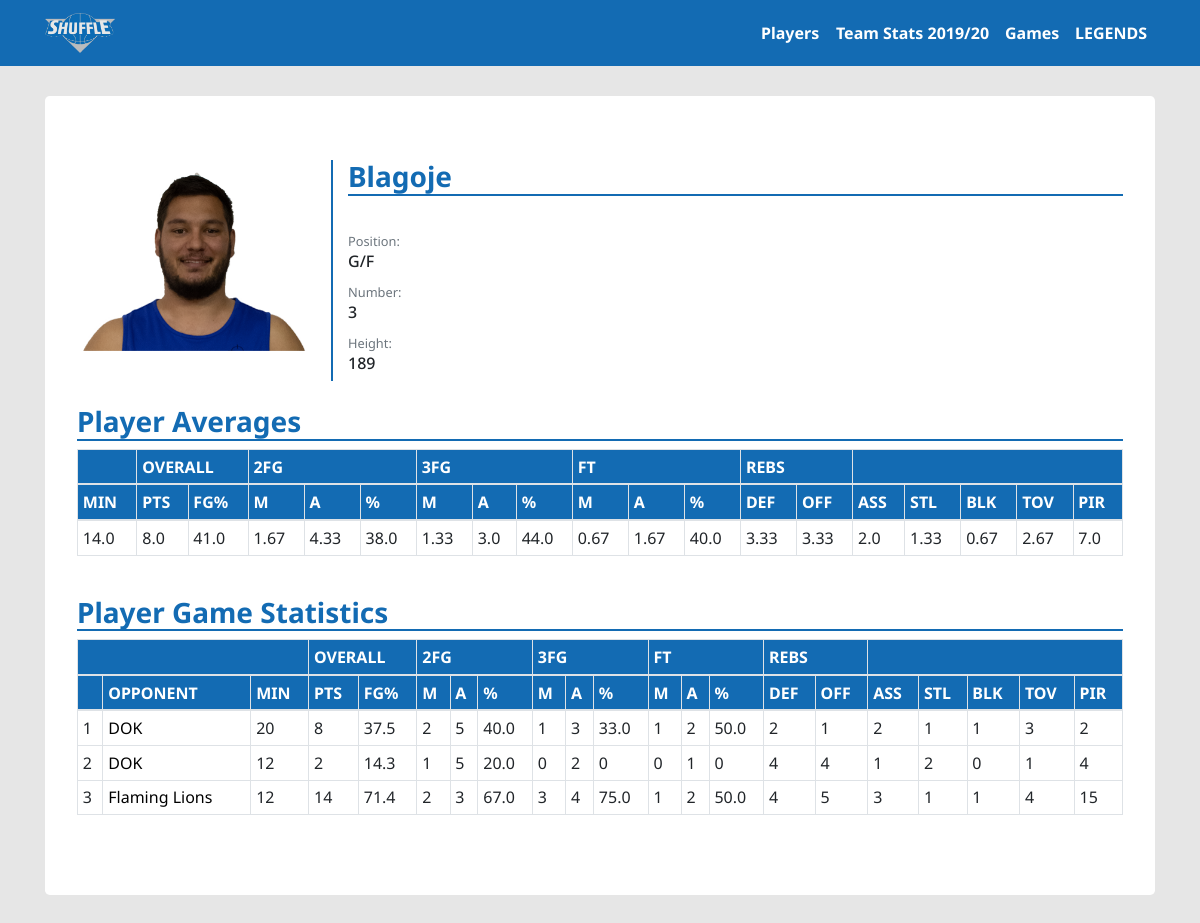
/blagoje/, run on an earlier commit of the app's database.
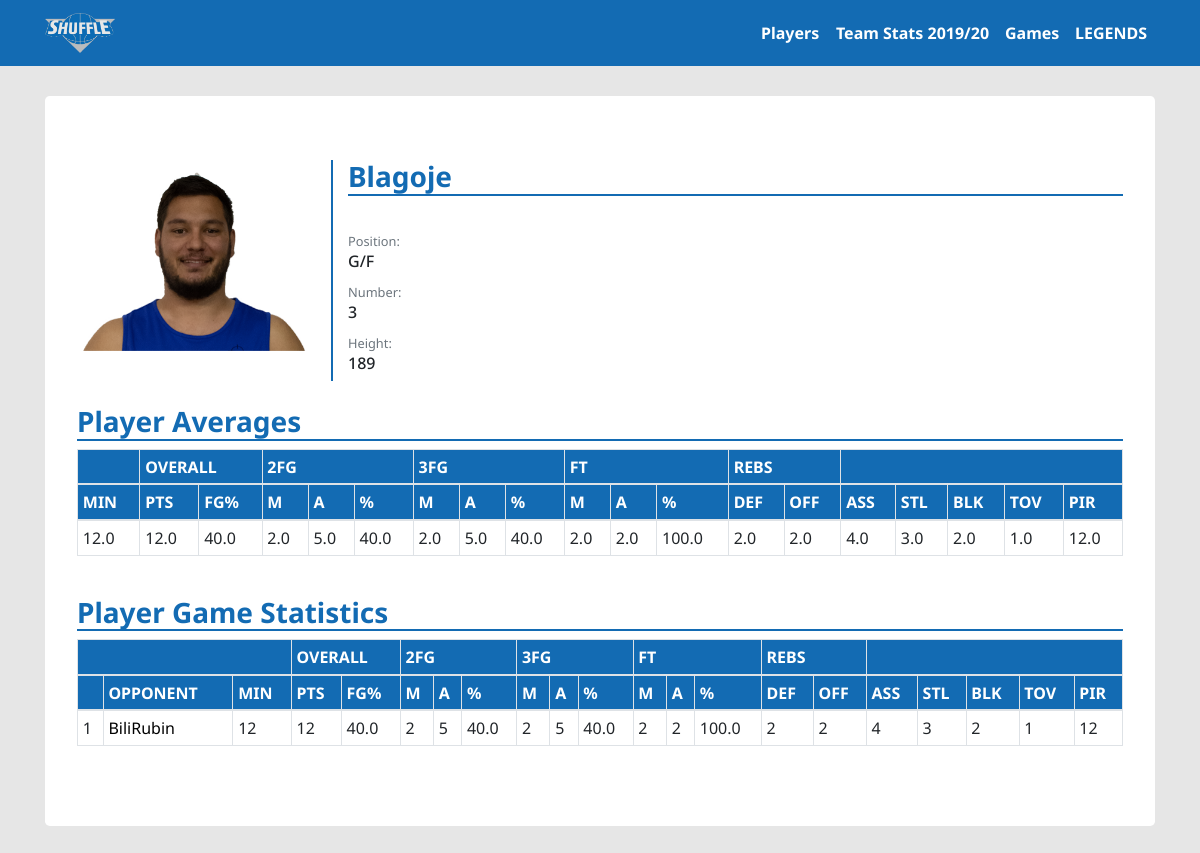
And on a later commit of the database.
### team/models.py (models this page shows, shortened)
class Player(models.Model):
    name = models.CharField(max_length=40)
    number = models.IntegerField()
    height = models.IntegerField()
    position = models.CharField(max_length=20)
    image = models.ImageField()
    current = models.BooleanField(default=True)
    avg_min = models.FloatField(editable=False, default=0)
    avg_pts = models.FloatField(editable=False, default=0)
    avg_off_reb = models.FloatField(editable=False, default=0)
    avg_def_reb = models.FloatField(editable=False, default=0)
    avg_tot_reb = models.FloatField(editable=False, default=0)
    avg_ass = models.FloatField(editable=False, default=0)
    avg_stl = models.FloatField(editable=False, default=0)
    avg_blk = models.FloatField(editable=False, default=0)
    avg_tos = models.FloatField(editable=False, default=0)
    avg_ft = models.FloatField(editable=False, default=0)
    avg_2fg = models.FloatField(editable=False, default=0)
    avg_2fgm = models.FloatField(editable=False, default=0)
    avg_2fga = models.FloatField(editable=False, default=0)
    avg_3fgm = models.FloatField(editable=False, default=0)
    avg_3fga = models.FloatField(editable=False, default=0)
    avg_ftm = models.FloatField(editable=False, default=0)
    avg_fta = models.FloatField(editable=False, default=0)
    avg_3fg = models.FloatField(editable=False, default=0)
    avg_fg = models.FloatField(editable=False, default=0)
    avg_pir = models.FloatField(editable=False, default=0)
    slug = models.SlugField(unique=True, editable=False)

class GameStats(models.Model):
    player = models.ForeignKey(Player, related_name='gamestats', on_delete=models.CASCADE)
    game = models.ForeignKey(Game, on_delete=models.CASCADE)
    season = models.CharField(default='2019/20', max_length=20)
    minutes = models.IntegerField()
    off_rebounds = models.IntegerField()
    def_rebounds = models.IntegerField()
    assists = models.IntegerField()
    steals = models.IntegerField()
    blocks = models.IntegerField()
    tos = models.IntegerField()
    fg2m = models.IntegerField()
    fg2a = models.IntegerField()
    fg3m = models.IntegerField()
    fg3a = models.IntegerField()
    ftm = models.IntegerField()
    fta = models.IntegerField()
    @cached_property
    def points(self):
        return self.fg2m * 2 + self.fg3m * 3 + self.ftm
    @cached_property
    def pir(self):
        return 2 * self.fg2m + 3 * self.fg3m + self.ftm + self.def_rebounds + self.off_rebounds + self.assists + \
               self.steals + self.blocks - self.tos - self.fg2a - self.fg3a - self.fta
    @cached_property
    def avg_2fg(self):
        if self.fg2m == 0:
            return 0
        else:
            return round(float(self.fg2m) / float(self.fg2a), 2) * 100
    @cached_property
    def avg_3fg(self):
        if self.fg3m == 0:
            return 0
        else:
            return round(float(self.fg3m) / float(self.fg3a), 2) * 100
    @cached_property
    def avg_fg(self):
        if self.fg2m == 0:
            if self.fg3m == 0:
                return 0
        else:
            return round(float(self.fg2m + self.fg3m) / float(self.fg2a + self.fg3a) * 100, 1)
    @cached_property
    def ft(self):
        if self.ftm == 0:
            return 0
        else:
            return round(float(self.ftm) / float(self.fta), 2) * 100

class Game(models.Model):
    home = models.ForeignKey(Team, related_name='home_team', on_delete=models.CASCADE)
    away = models.ForeignKey(Team, related_name='away_team', on_delete=models.CASCADE)
    home_score = models.IntegerField()
    away_score = models.IntegerField()
    season = models.CharField(default='2019/20', max_length=10)
    @cached_property
    def opponent(self):
        if self.home.name == 'Shuffle':
            return self.away.name
        else:
            return self.away.name

class Team(models.Model):
    name = models.CharField(max_length=50)
    logo = models.ImageField()

### team/views.py (the view)
# urls.py: path('<slug:slug>/', views.PlayerDetailView.as_view(), name='detail'),
class PlayerDetailView(generic.DetailView):
    model = Player
    template_name = 'team/detail.html'

### team/templates/team/detail.html (shortened to what this page needs)
{% extends 'team/base.html' %}
{% load static %}
{% block body %}
<div class="container">
    <div class="jumbotron">
        <div class="row">
            <div class="col-md-3 animated flipInY slow">
                <img class="img-fluid details-img" src="{{ player.image.url }}">
            </div>
            <div class="col-md-9 details">
                <h3 class="details-name animated flipInX slow">{{ player.name }}</h3><br>
                <small class="text-muted">Position:</small><br>
                <h6>{{ player.position }}</h6>
                <small class="text-muted">Number:</small><br>
                <h6>{{ player.number }}</h6>
                <small class="text-muted">Height:</small><br>
                <h6>{{ player.height }}</h6>
            </div>
        </div>
        <br>
        <h3 class="details-name" style="font-weight: bold">Player Averages</h3>
        <div class="table-responsive">
                <table class="table table-bordered table-hover table-sm sortable" id="myTable">
                  <thead>
                    <tr>
                      <th scope="col" colspan="1"></th>
                      <th scope="col" colspan="2">OVERALL</th>
                      <th scope="col" colspan="3">2FG</th>
                      <th scope="col" colspan="3">3FG</th>
                      <th scope="col" colspan="3">FT</th>
                      <th scope="col" colspan="2">REBS</th>
                      <th scope="col" colspan="5"></th>
                    </tr>
                  </thead>
                  <thead>
                    <tr>
                      <th scope="col" data-firstsort="desc">MIN</th>
                      <th scope="col" data-firstsort="desc">PTS</th>
                      <th scope="col" data-firstsort="desc">FG%</th>
                      <th scope="col" data-firstsort="desc">M</th>
                      <th scope="col" data-firstsort="desc">A</th>
                      <th scope="col" data-firstsort="desc">%</th>
                      <th scope="col" data-firstsort="desc">M</th>
                      <th scope="col" data-firstsort="desc">A</th>
                      <th scope="col" data-firstsort="desc">%</th>
                      <th scope="col" data-firstsort="desc">M</th>
                      <th scope="col" data-firstsort="desc">A</th>
                      <th scope="col" data-firstsort="desc">%</th>
                      <th scope="col" data-firstsort="desc">DEF</th>
                      <th scope="col" data-firstsort="desc">OFF</th>
                      <th scope="col" data-firstsort="desc">ASS</th>
                      <th scope="col" data-firstsort="desc">STL</th>
                      <th scope="col" data-firstsort="desc">BLK</th>
                      <th scope="col" data-firstsort="desc">TOV</th>
                      <th scope="col" data-firstsort="desc">PIR</th>
                    </tr>
                  </thead>
                  <tbody>
                    <tr>
                      <td>{{ player.avg_min }}</td>
                      <td>{{ player.avg_pts }}</td>
                      <td>{{ player.avg_fg }}</td>
                      <td>{{ player.avg_2fgm }}</td>
                      <td>{{ player.avg_2fga }}</td>
                      <td>{{ player.avg_2fg }}</td>
                      <td>{{ player.avg_3fgm }}</td>
                      <td>{{ player.avg_3fga }}</td>
                      <td>{{ player.avg_3fg }}</td>
                      <td>{{ player.avg_ftm }}</td>
                      <td>{{ player.avg_fta }}</td>
                      <td>{{ player.avg_ft }}</td>
                      <td>{{ player.avg_def_reb }}</td>
                      <td>{{ player.avg_off_reb }}</td>
                      <td>{{ player.avg_ass }}</td>
                      <td>{{ player.avg_stl }}</td>
                      <td>{{ player.avg_blk }}</td>
                      <td>{{ player.avg_tos }}</td>
                      <td>{{ player.avg_pir }}</td>
                    </tr>
                  </tbody>
                </table>
            </div>
        <br>
        <h3 class="details-name" style="font-weight: bold">Player Game Statistics</h3>
        <div class="table-responsive">
                <table class="table table-bordered table-hover table-sm sortable">
                  <thead>
                    <tr>
                      <th colspan="3"></th>
                      <th colspan="2">OVERALL</th>
                      <th colspan="3">2FG</th>
                      <th colspan="3">3FG</th>
                      <th colspan="3">FT</th>
                      <th colspan="2">REBS</th>
                      <th colspan="5"></th>
                    </tr>
                  </thead>
                  <thead>
                    <tr>
                      <th scope="col" data-firstsort="desc"></th>
                      <th scope="col" data-firstsort="desc">OPPONENT</th>
                      <th scope="col" data-firstsort="desc">MIN</th>
                      <th scope="col" data-firstsort="desc">PTS</th>
                      <th scope="col" data-firstsort="desc">FG%</th>
                      <th scope="col" data-firstsort="desc">M</th>
                      <th scope="col" data-firstsort="desc">A</th>
                      <th scope="col" data-firstsort="desc">%</th>
                      <th scope="col" data-firstsort="desc">M</th>
                      <th scope="col" data-firstsort="desc">A</th>
                      <th scope="col" data-firstsort="desc">%</th>
                      <th scope="col" data-firstsort="desc">M</th>
                      <th scope="col" data-firstsort="desc">A</th>
                      <th scope="col" data-firstsort="desc">%</th>
                      <th scope="col" data-firstsort="desc">DEF</th>
                      <th scope="col" data-firstsort="desc">OFF</th>
                      <th scope="col" data-firstsort="desc">ASS</th>
                      <th scope="col" data-firstsort="desc">STL</th>
                      <th scope="col" data-firstsort="desc">BLK</th>
                      <th scope="col" data-firstsort="desc">TOV</th>
                      <th scope="col" data-firstsort="desc">PIR</th>
                    </tr>
                  </thead>
                  <tbody>
                  {% for game in  player.gamestats.all %}
                    <tr>
                      <td>{{ forloop.counter }}</td>
                      <td><a class="stats-link" href="{% url 'team:game-stats' game.game.pk %}">{{ game.game.opponent }}</a></td>
                      <td>{{ game.minutes }}</td>
                      <td>{{ game.points }}</td>
                      <td>{{ game.avg_fg }}</td>
                      <td>{{ game.fg2m }}</td>
                      <td>{{ game.fg2a }}</td>
                      <td>{{ game.avg_2fg }}</td>
                      <td>{{ game.fg3m }}</td>
                      <td>{{ game.fg3a }}</td>
                      <td>{{ game.avg_3fg }}</td>
                      <td>{{ game.ftm }}</td>
                      <td>{{ game.fta }}</td>
                      <td>{{ game.ft }}</td>
                      <td>{{ game.def_rebounds }}</td>
                      <td>{{ game.off_rebounds }}</td>
                      <td>{{ game.assists }}</td>
                      <td>{{ game.steals }}</td>
                      <td>{{ game.blocks }}</td>
                      <td>{{ game.tos }}</td>
                      <td>{{ game.pir }}</td>
                    </tr>
                  {% endfor %}
                  </tbody>
                </table>
            </div>
    </div>
</div>
{% endblock %}

### team/templates/team/base.html (shortened to what this page needs)
<!doctype html>
{% load static %}
<html lang="en">
  <head>
    <link href="https://unpkg.com/aos@2.3.1/dist/aos.css" rel="stylesheet">
    <link rel="stylesheet" href="https://cdnjs.cloudflare.com/ajax/libs/animate.css/3.7.2/animate.min.css">
    <link href="{% static 'team/css/hamburgers.css' %}" rel="stylesheet">
    <link rel="stylesheet" type="text/css" href="https://unpkg.com/font-awesome@4.7.0/css/font-awesome.min.css">
    <link rel="stylesheet" type="text/css" href="https://cdnjs.cloudflare.com/ajax/libs/baguettebox.js/1.8.1/baguetteBox.min.css">
    <link rel="stylesheet" type="text/css" href="static/gallery-grid.css">
    <link rel="stylesheet" href="https://stackpath.bootstrapcdn.com/bootstrap/4.3.1/css/bootstrap.min.css">
    <link rel="stylesheet" type="text/css" href="{% static 'team/css/style.css' %}">
  </head>
  <body>
    <nav class="navbar navbar-expand-lg navbar-dark fixed-top">
      <div class="container">
        <a class="navbar-brand" href="{% url 'team:index' %}">
          <img src="{% static 'team/docs/logo.png' %}" class="d-inline-block align-top" width="70" height="40" alt="Shuffle logo">
        </a>
        <div class="collapse navbar-collapse" id="navbarSupportedContent22">
          <ul class="navbar-nav ml-auto">
            <li class="nav-item active">
              <a class="nav-link hvr-sweep-to-top" href="{% url 'team:players' %}">Players <span class="sr-only">(current)</span></a>
            </li>
            <li class="nav-item active">
              <a class="nav-link hvr-sweep-to-top" href="{% url 'team:stats' %}">Team Stats 2019/20 <span class="sr-only">(current)</span></a>
            </li>
            <li class="nav-item active">
              <a class="nav-link hvr-sweep-to-top" href="{% url 'team:games' %}">Games <span class="sr-only">(current)</span></a>
            </li>
            <li class="nav-item active">
              <a class="nav-link legends" href="#">LEGENDS <span class="sr-only">(current)</span></a>
            </li>
          </ul>
        </div>
      </div>
      </nav>
    <br><br><br><br>
    {% block body %}
    {% endblock %}
  </body>

### team/static/team/css/style.css (style rules this page uses)
body { font-family: 'Noto Sans', sans-serif !important; background-color: #E6E6E6 !important; font-weight: bold !important; }
nav { background-color: #136BB3 !important; }
.jumbotron { background-color: white !important; }
h3 { color: #136BB3; font-weight: bold !important; }
.details-name { border-bottom: #136BB3 solid 2px; }
.details { border-left: #136BB3 solid 2px; }
.details-img { margin-bottom: 10px; }
.stats-link { color: black !important; }
thead, tfoot { background-color: #136BB3; color: white; font-weight: normal !important; }
thead { cursor: pointer; font-weight: normal !important; }
tr { font-weight: normal !important; }
.hvr-sweep-to-top { display: inline-block; vertical-align: middle; -webkit-transform: perspective(1px) translateZ(0); transform: perspective(1px) translateZ(0); box-shadow: 0 0 1px rgba(0, 0, 0, 0); position: relative; -webkit-transition-property: color; transition-property: color; -webkit-transition-duration: 0.3s; transition-duration: 0.3s; }
.hvr-sweep-to-top:before { content: ""; position: absolute; z-index: -1; top: 0; left: 0; right: 0; bottom: 0; background: #E6E6E6; -webkit-transform: scaleY(0); transform: scaleY(0); -webkit-transform-origin: 50% 100%; transform-origin: 50% 100%; -webkit-transition-property: transform; transition-property: transform; -webkit-transition-duration: 0.3s; transition-duration: 0.3s; -webkit-transition-timing-function: ease-out; transition-timing-function: ease-out; }

What changed in the data, as far as the page shows it:
no longer on this page (row edited): GameStats: game.opponent "DOK", minutes "12", points "2", avg_fg "14.3", fg2m "1", fg2a "5", avg_2fg "20.0", fg3m "0", fg3a "2", avg_3fg "0", ftm "0", fta "1", ft "0", def_rebounds "4", off_rebounds "4", assists "1", steals "2", blocks "0", tos "1", pir "4"
removed GameStats: game.opponent "Flaming Lions", minutes "12", points "14", avg_fg "71.4", fg2m "2", fg2a "3", avg_2fg "67.0", fg3m "3", fg3a "4", avg_3fg "75.0", ftm "1", fta "2", ft "50.0", def_rebounds "4", off_rebounds "5", assists "3", steals "1", blocks "1", tos "4", pir "15"
changed Player "Blagoje": avg_min "14.0" → "12.0"; avg_pts "8.0" → "12.0"; avg_fg "41.0" → "40.0"; avg_2fgm "1.67" → "2.0"; avg_2fga "4.33" → "5.0"; avg_2fg "38.0" → "40.0"; avg_3fgm "1.33" → "2.0"; avg_3fga "3.0" → "5.0"; avg_3fg "44.0" → "40.0"; avg_ftm "0.67" → "2.0"; avg_fta "1.67" → "2.0"; avg_ft "40.0" → "100.0"; avg_def_reb "3.33" → "2.0"; avg_off_reb "3.33" → "2.0"; avg_ass "2.0" → "4.0"; avg_stl "1.33" → "3.0"; avg_blk "0.67" → "2.0"; avg_tos "2.67" → "1.0"; avg_pir "7.0" → "12.0"
changed GameStats: game.opponent "DOK" → "BiliRubin"; minutes "20" → "12"; points "8" → "12"; avg_fg "37.5" → "40.0"; fg3m "1" → "2"; fg3a "3" → "5"; avg_3fg "33.0" → "40.0"; ftm "1" → "2"; ft "50.0" → "100.0"; off_rebounds "1" → "2"; assists "2" → "4"; steals "1" → "3"; blocks "1" → "2"; tos "3" → "1"; pir "2" → "12"
